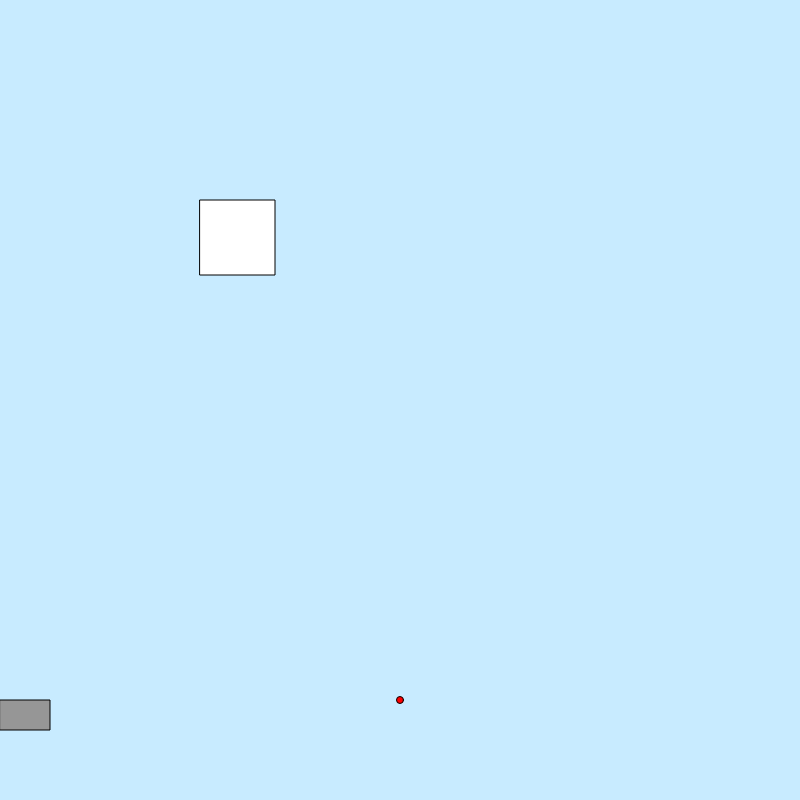
Frame 1 (no input)
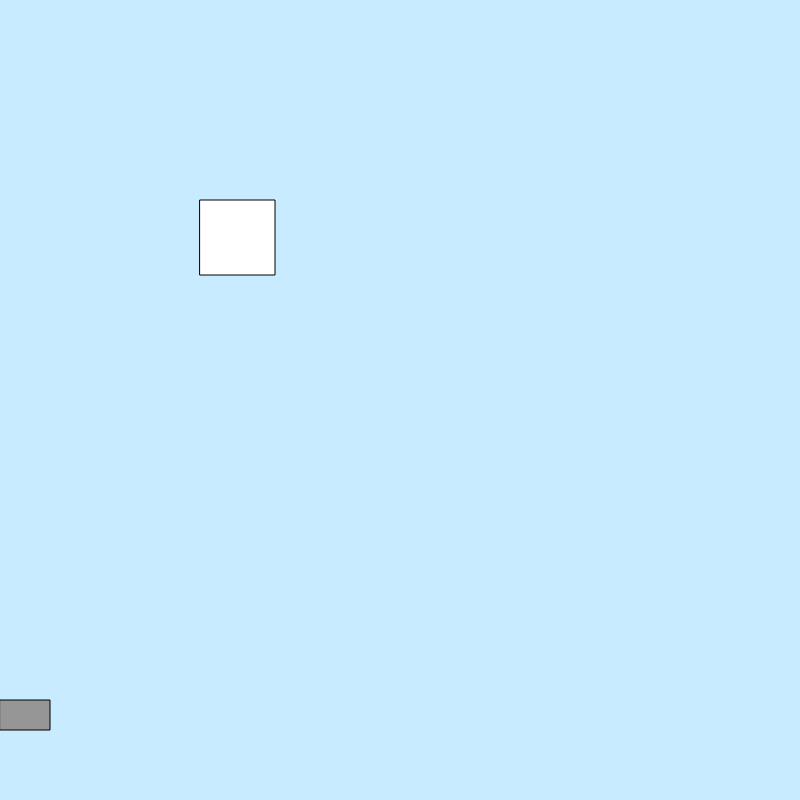
Frame 60 (no input)
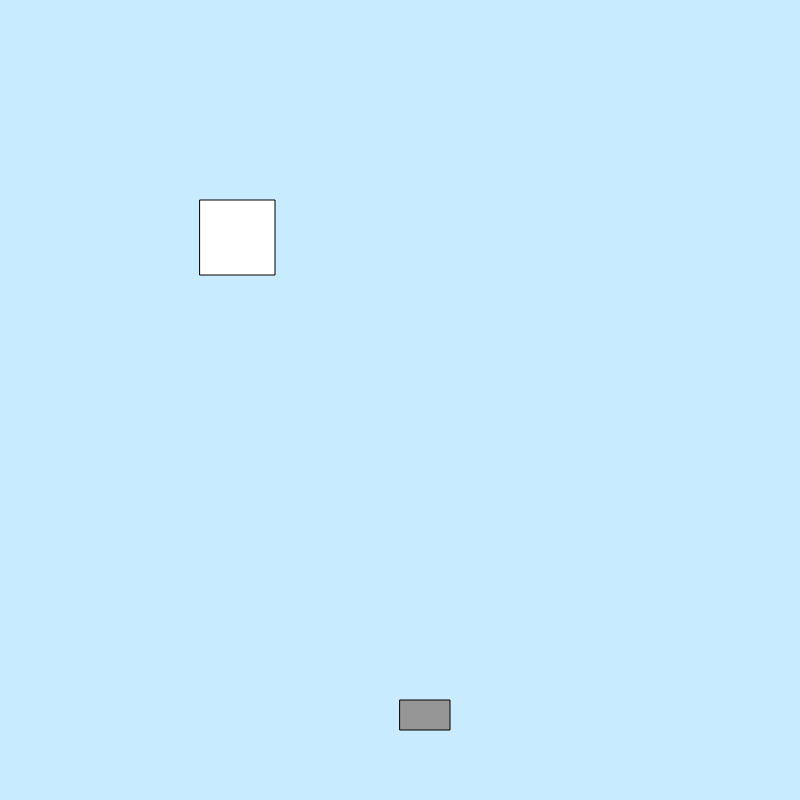
Frame 120 (the mouse pressed at the canvas centre since frame 60)

The p5.js sketch that drew these frames (run headless with seeded random() and noise() and a simulated clock; from frame 60 on, the mouse is pressed at the canvas centre):

// p5.js sketch
// ── sketch.js
function setup() {
  createCanvas(800, 800);
  noCursor()
}
var toyX = 400
var toyY = 700
var catX = 200
var catY = 200


function draw() {
  background(200, 235, 255);
  fill(150, 150, 150)
  rect(mouseX, 700, 50, 30 )
  fill(255, 0, 0)
  ellipse(toyX, toyY, 7, 7)
  toyY=toyY-15
  fill(255, 255, 255)
  rect(catX, catY, 75, 75)
  if(toyX>catX && toyX<catX+75 && toyY>catY+75){
    catX=random(700)
    catY=random(400)
  }
  
  
}

function mousePressed(){
  toyX = mouseX
  toyY = 700
}
